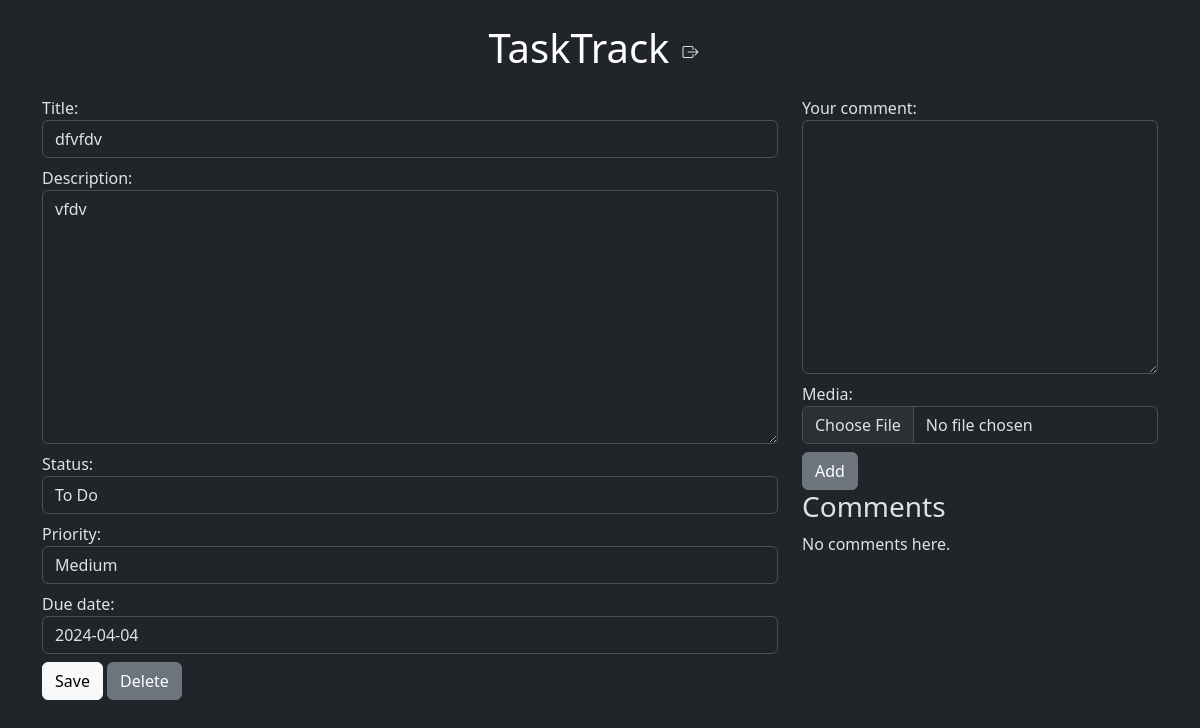
The app's page /4/update/ (signed in), older data.
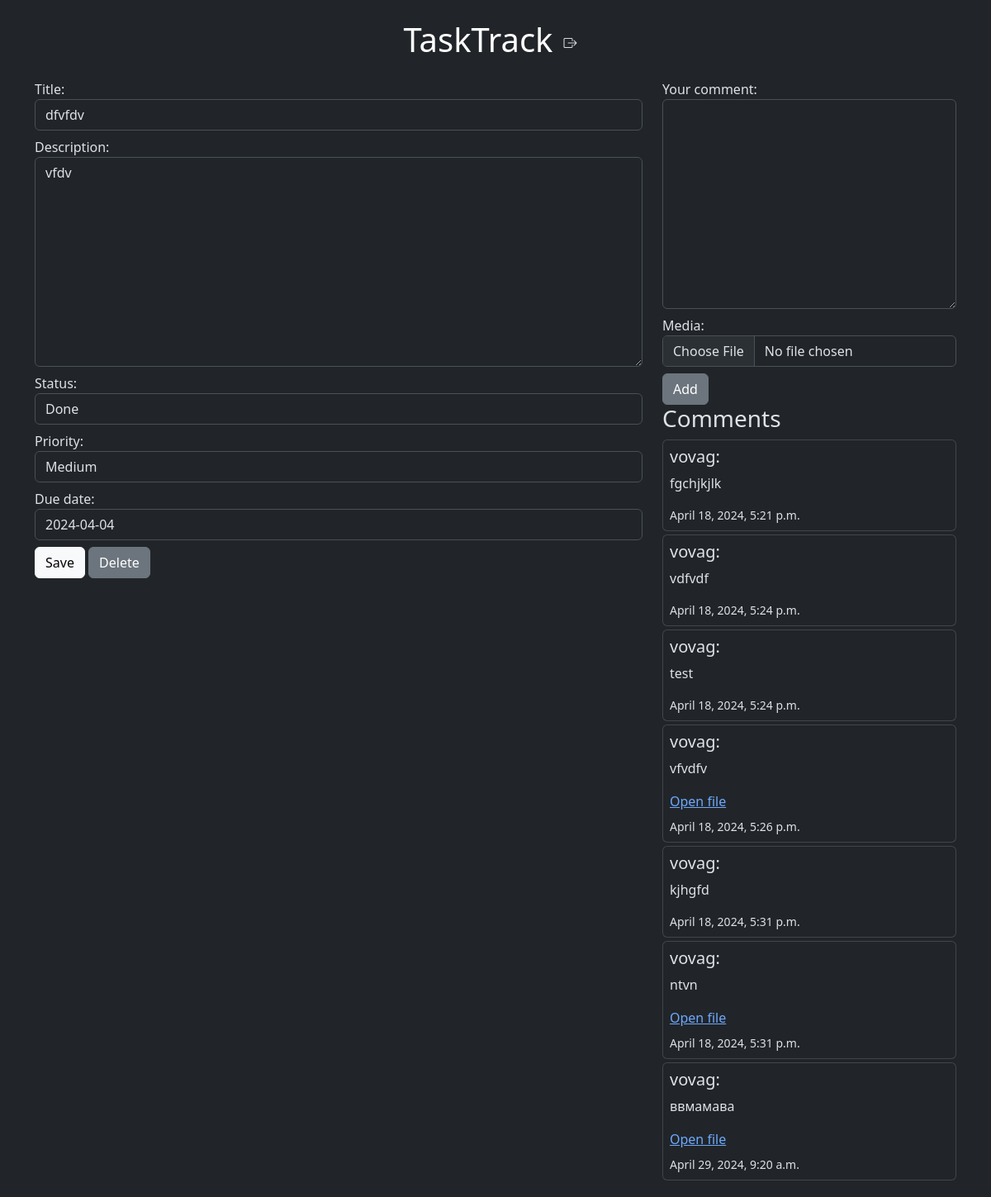
The same page, newer data.
### tasks/models.py (models this page shows, shortened)
class Task(models.Model):
    STATUS_CHOICES = [
        ('todo', 'To Do'),
        ('in_progress', 'In Progress'),
        ('done', 'Done')
    ]
    PRIORITY_CHOICES = [
        ('low', 'Low'),
        ('medium', 'Medium'),
        ('high', 'High'),
        ('urgent', 'Urgent')
    ]
    title = models.CharField(max_length=255)
    description = models.TextField(null=True, blank=True)
    status = models.CharField(max_length=20, choices=STATUS_CHOICES, default='todo')
    priority = models.CharField(max_length=20, choices=PRIORITY_CHOICES, default='medium')
    due_date = models.DateField(blank=True, null=True)
    created_by = models.ForeignKey(User, on_delete=models.CASCADE, related_name='tasks')
    executors = models.ManyToManyField(User, related_name='assigned_tasks')
    created_at = models.DateTimeField(auto_now_add=True)

class Comment(models.Model):
    task = models.ForeignKey(Task, on_delete=models.CASCADE, related_name='comments')
    author = models.ForeignKey(User, on_delete=models.CASCADE, related_name='comments')
    content = models.TextField(verbose_name="Your comment")
    created_at = models.DateTimeField(auto_now_add=True)
    media = models.FileField(upload_to='comment_media', blank=True, null=True)

### tasks/views.py (the view)
# urls.py: path('<int:pk>/update/', views.TaskUpdateView.as_view(), name='task-update'),
class TaskUpdateView(LoginRequiredMixin, UserIsOwnerMixin, UpdateView):
    model = models.Task
    template_name = 'tasks/task_detail.html'
    success_url = reverse_lazy('tasks:task-list')
    form_class = TaskForm
    def get_context_data(self, **kwargs):
        context = super().get_context_data(**kwargs)
        context['comment_form'] = CommentCreateForm()
        return context

### tasks/forms.py
class TaskForm(forms.ModelForm):
    class Meta:
        model = models.Task
        fields = ['title', 'description', 'status', 'priority', 'due_date']
    def __init__(self, *args, **kwargs):
        super(TaskForm, self).__init__(*args, **kwargs)
        for field in self.fields:
            self.fields[field].widget.attrs.update({'class': 'form-control mb-2', })
        self.fields['due_date'].widget = forms.DateInput(attrs={'class': 'form-control mb-2'})

class CommentCreateForm(forms.ModelForm):
    class Meta:
        model = models.Comment
        fields = ['content', 'media']
        widgets = {'media': forms.FileInput(attrs={'type' : 'file', 'class' : 'form-control mb-2'})}
    def __init__(self, *args, **kwargs):
        super(CommentCreateForm, self).__init__(*args, **kwargs)
        for field in self.fields:
            self.fields[field].widget.attrs.update({'class': 'form-control mb-2', })

### tasks/mixins.py (called while the page is built)
    def dispatch(self, request, *args, **kwargs):
        instance = self.get_object()
        if instance.created_by != request.user:
            raise PermissionDenied
        return super().dispatch(request, *args, **kwargs)

### templates/tasks/task_detail.html (shortened to what this page needs)
{% extends 'base.html' %}
{% block content %}
<div class="container">
    <div class="row">
        <div class="col-md-8">
            <form method="post">
                {{ form.as_div }}
                <button type="submit" class="btn btn-light"> Save</button>
                <a href="{% url 'tasks:task-delete' task.pk %}" class="btn btn-secondary">
                    Delete
                </a>
            </form>
        </div>
        <div class="col-md-4">
            <form action="{% url 'tasks:comment-create' task.pk %}" method="post" enctype="multipart/form-data">
                {{ comment_form.as_div }}
                <button type="submit" class="btn btn-secondary">Add</button>
            </form>
            <h3>Comments</h3>
            {% for comment in task.comments.all %}
                <div class="my-1 p-2 card">
                     <h5>{{ comment.author.username }}:</h5>
                    <p>{{comment.content}}</p>
                    {% if comment.media %}
                        <a href="{{comment.media.url}}" class="mb-2 tex-white">Open file</a>
                    {% endif %}
                    <small>{{comment.created_at}}</small>
                </div>
            {% empty %}
            <p>No comments here.</p>
            {% endfor %}
        </div>
    </div>
</div>
{% endblock %}

Row changes from the older to the newer data that the page shows:
changed Task "dfvfdv": status "To Do" → "Done"
added Comment: author.username "vovag", content "fgchjkjlk", created_at "April 18, 2024, 5:21 p.m."
added Comment: author.username "vovag", content "vdfvdf", created_at "April 18, 2024, 5:24 p.m."
added Comment: author.username "vovag", content "test", created_at "April 18, 2024, 5:24 p.m."
added Comment: author.username "vovag", content "vfvdfv", created_at "April 18, 2024, 5:26 p.m."
added Comment: author.username "vovag", content "kjhgfd", created_at "April 18, 2024, 5:31 p.m."
added Comment: author.username "vovag", content "ntvn", created_at "April 18, 2024, 5:31 p.m."
added Comment: author.username "vovag", content "ввмамава", created_at "April 29, 2024, 9:20 a.m."
Text that changed along with them:
text no longer shown: "No comments here."
